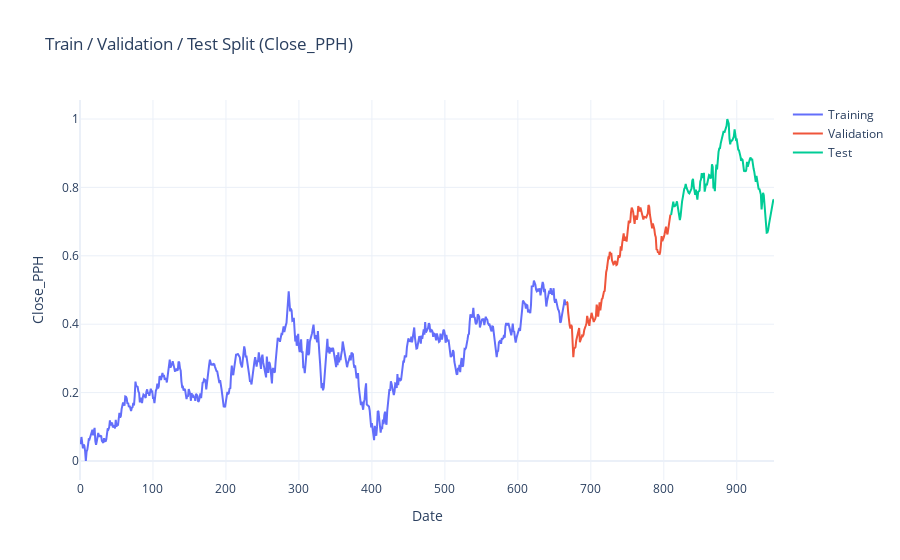

The notebook cell this image was saved under:
### Code cell
train_df, valid_df, test_df = split_and_plot(df, test_size=0.15, valid_size=0.15, target_col='Close_PPH')

### Figure 1 — Plotly figure (JSON) as saved in the notebook; plotly's stock layout.template omitted (floating-point values rounded to 4 significant figures; data arrays with more than 128 entries replaced by an {"elided": "..."} marker saying what was removed)
{"data": [{"name": "Training", "type": "scatter", "x": {"elided": "667 int values"}, "y": {"elided": "667 float values"}}, {"name": "Validation", "type": "scatter", "x": {"elided": "143 int values"}, "y": {"elided": "143 float values"}}, {"name": "Test", "type": "scatter", "x": {"elided": "142 int values"}, "y": {"elided": "142 float values"}}], "layout": {"title": {"text": "Train / Validation / Test Split (Close_PPH)"}, "xaxis": {"title": {"text": "Date"}}, "yaxis": {"title": {"text": "Close_PPH"}}}}
